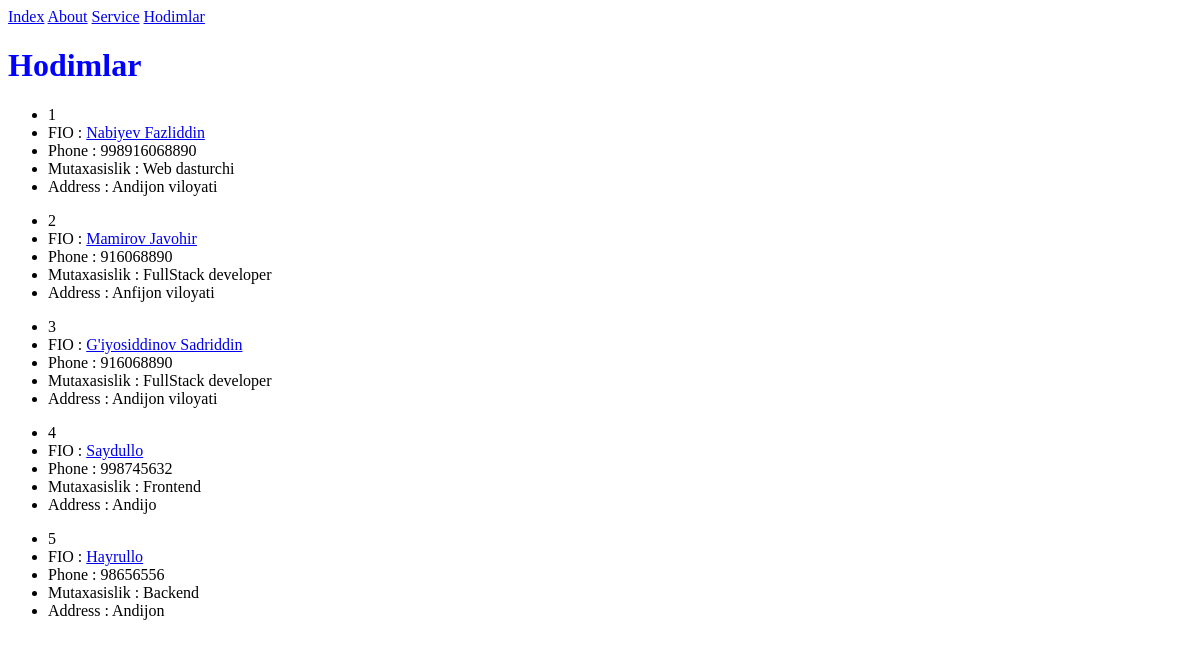
/hodimlar/, run on the app's committed database.
### main/models.py (models this page shows, shortened)
class Hodimlar(models.Model):
    fio = models.CharField(max_length=100)
    phone = models.CharField(max_length=12)
    mutaxasislik = models.CharField(max_length=100)
    address = models.CharField(max_length=100)

### main/views.py (the view)
# urls.py: path('hodimlar/', Hodim),
def Hodim(request):
    ishchi = Hodimlar.objects.all()
    return render(request, 'hodimlar.html', {
                                            'ishchi':ishchi
                           })

### templates/hodimlar.html (shortened to what this page needs)
    {% extends 'base.html' %}
    {% block content %}
    <h1>Hodimlar</h1>
        {% for i in ishchi %}
        <ul>
            <li>{{ forloop.counter }}</li>
            <li>FIO : <a href="/ishchi/{{ i.id }}/">{{ i.fio }}</a></li>
            <li>Phone : {{ i.phone }}</li>
            <li>Mutaxasislik : {{ i.mutaxasislik }}</li>
            <li>Address : {{ i.address }}</li>
        </ul>
        {% endfor %}
    {% endblock %}

### static/style.css (style rules this page uses)
h1 { color: blue; }

### data on the page
Hodimlar: fio "Nabiyev Fazliddin", phone "998916068890", mutaxasislik "Web dasturchi", address "Andijon viloyati"
Hodimlar: fio "Mamirov Javohir", phone "916068890", mutaxasislik "FullStack developer", address "Anfijon viloyati"
Hodimlar: fio "G'iyosiddinov Sadriddin", phone "916068890", mutaxasislik "FullStack developer", address "Andijon viloyati"
Hodimlar: fio "Saydullo", phone "998745632", mutaxasislik "Frontend", address "Andijo"
Hodimlar: fio "Hayrullo", phone "98656556", mutaxasislik "Backend", address "Andijon"
